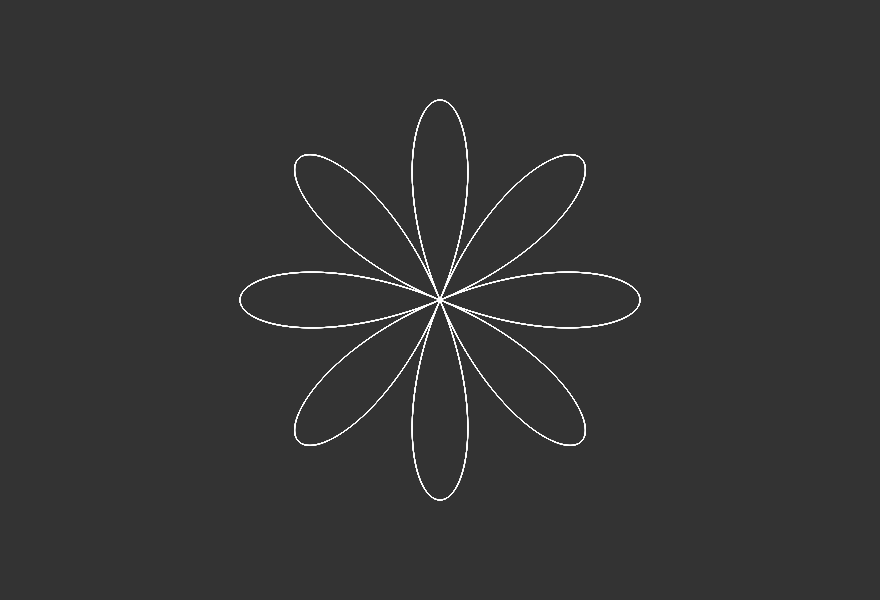
Frame 1 (no input)
Frame 60 (no input): identical to frame 1, image omitted
Frame 120 (the mouse pressed at the canvas centre since frame 60): identical to frame 1, image omitted

The p5.js sketch that drew this single still picture (run headless with seeded random() and noise() and a simulated clock; from frame 60 on, the mouse is pressed at the canvas centre):

// p5.js sketch
// ── sketch.js
let k = 5 / 8;
let slider;

function setup() {
  createCanvas(880, 600);
  slider = createSlider(1, 10, 4, 0.1);
}

function draw() {
  k = slider.value();
  background(51);
  translate(width / 2, height / 2);
  scale(1, -1);
  stroke(255);
  noFill();
  strokeWeight(1);
  beginShape();
  for (let i = 0; i < TWO_PI * 10; i += 0.01) {
    let r = 200 * cos(k * i);
    let x = r * cos(i);
    let y = r * sin(i);
    vertex(x, y);
  }
  endShape();
}
